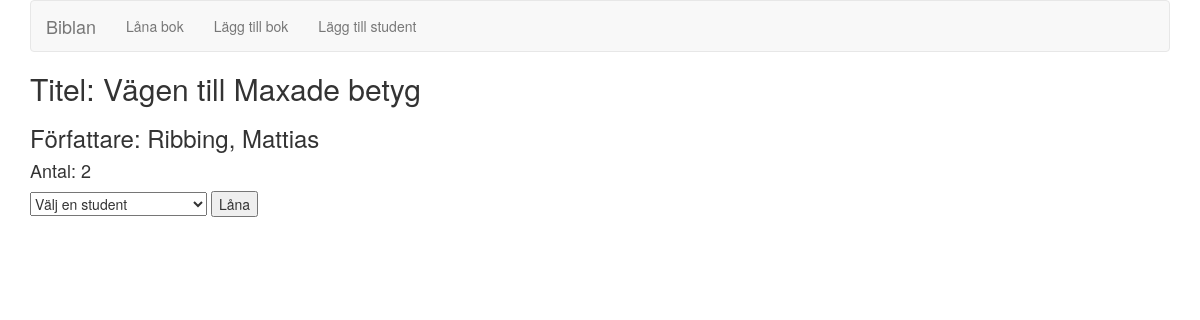
/book/2/, run on the app's committed database.
### books/models.py (models this page shows, shortened)
class Books(models.Model):
    title = models.CharField(max_length=200, unique=True)
    author = models.CharField(max_length=200, blank=True)
    category = models.CharField(max_length=200)
    isbn = models.CharField(max_length=20, blank=True)
    amount = models.IntegerField(default=1)

### books/views.py (the view, shortened to what this page needs)
# urls.py: url(r'^book/(?P<pk>[0-9]+)/$', views.BookView.as_view(), name='view_book'),
class BookView(View):
    FORM_CLASS = GetStudentForm
    def get(self, request, pk, *args, **kwargs):
        students = Students.objects.all().order_by("lastname")
        form = self.FORM_CLASS()
        book = Books.objects.get(pk=pk)
        try:
            loans = Borrowship.objects.filter(book=Books(pk))
            borrowers = []
            for loan in loans:
                student = Students.objects.get(pk=loan.student.pk)
                borrowers.append(student.firstname+' '+student.lastname)
        except Borrowship.DoesNotExist:
            borrowers = []
        return render(request, "book.html", {"book": book,
                                             "students": students,
                                             "borrowers": ", ".join(borrowers)})

### books/templates/book.html (shortened to what this page needs)
{% extends "base.html" %}
{% block content %}
    <h2>Titel: {{ book.title }}</h2>
    <h3>Författare: {{ book.author }}</h3>
    <h4>Antal: {{ book.amount }}</h4>
    <form action="/book/{{ book.pk }}/" method="post">
        <select name="student">
            <option value selected disabled>Välj en student</option>
        </select>
        <input type="submit" value="Låna">
    </form>
{% endblock content %}

### data on the page
Books: title "Vägen till Maxade betyg", author "Ribbing, Mattias", amount "2"
